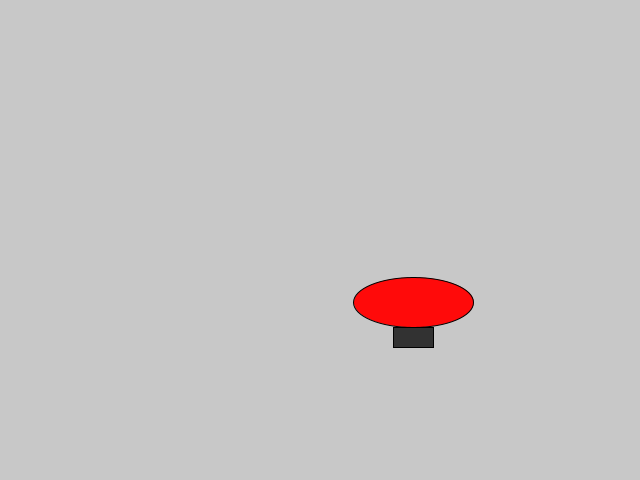
Frame 1 (no input)
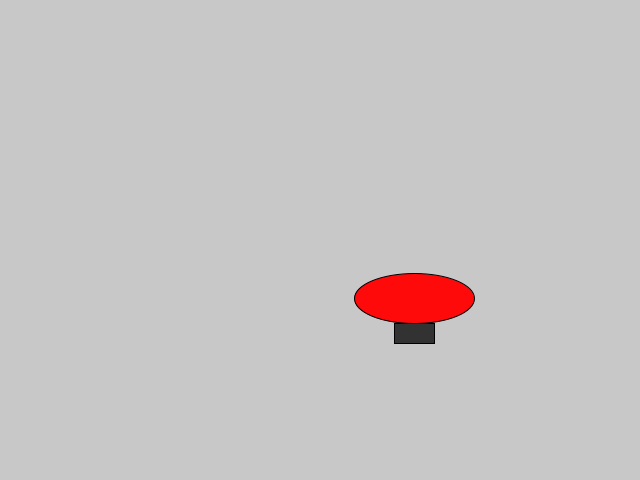
Frame 60 (the mouse pressed at the canvas centre just before this capture)
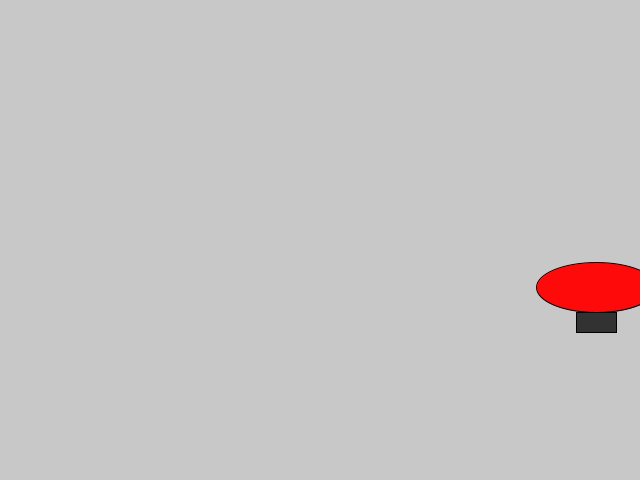
Frame 120 (the mouse held since frame 60 and released just before this capture)

The Processing sketch that drew these frames (run headless with seeded random() and noise(); from frame 60 on, the mouse is pressed at the canvas centre):

// Processing sketch: exercise_2_1_zeppelin
// ── exercise_2_1_zeppelin.pde
// core code is from The Nature of Code by Daniel Shiffman
// http://natureofcode.com
//
// exercised and edited by Giray Balcı

Mover zeppelin;

float counter = 0;
float step = 0.01;
float wind_range = 0.005;


void setup() {
  size(640, 480);
  zeppelin = new Mover(drawZeppelin());
}

void draw() {
  background(200);

  float wind_seed = noise(counter);
  counter += step;
  wind_seed = map(wind_seed, 0, 1, -1*wind_range, wind_range);

  PVector wind = new PVector(wind_seed, 0);
  
  if(mousePressed){
    wind = new PVector(0.1, 0);
  }
  
  PVector gravity = new PVector(0, 0.002);
  zeppelin.applyForce(gravity.mult(-1));


  zeppelin.applyForce(wind);

  zeppelin.update();
  zeppelin.display();
  zeppelin.checkEdges();
}

PShape drawZeppelin() {
  PShape zeppelin_shape;
  PShape body, bottom;

  zeppelin_shape = createShape(GROUP);

  //upper side of zeppelin
  body = createShape(ELLIPSE, 0, 0, 120, 50);
  body.setFill(color(255, 10, 10));

  //lower side of zeppelin
  bottom = createShape(RECT, -20, 25, 40, 20);
  bottom.setFill(color(50, 50, 50));

  zeppelin_shape.addChild(body);
  zeppelin_shape.addChild(bottom);

  return zeppelin_shape;
}
// ── Mover.pde
// The Nature of Code
// Daniel Shiffman
// http://natureofcode.com

class Mover {
  
  PShape shape;

  PVector position;
  PVector velocity;
  PVector acceleration;
  float mass;

  Mover(PShape _shape) {
    shape = _shape;
    position = new PVector(random(width), random(height/2, height));
    velocity = new PVector(0,0);
    acceleration = new PVector(0,0);
    mass = 1;
  }
  
  void applyForce(PVector force) {
    PVector f = PVector.div(force,mass);
    acceleration.add(f);
  }
  
  void update() {
    velocity.add(acceleration);
    position.add(velocity);
    acceleration.mult(0);
  }

  void display() {
    //stroke(0);
    //strokeWeight(2);
    //fill(127);
    //ellipse(position.x,position.y,48,48);
    shape(shape, position.x, position.y);
  }

  void checkEdges() {

    if (position.x > width) {
      position.x = width;
      velocity.x *= -1;
    } else if (position.x < 0) {
      velocity.x *= -1;
      position.x = 0;
    }

    if (position.y < 0) {
      velocity.y *= -1;
      position.y = 0;
    }

  }

}
